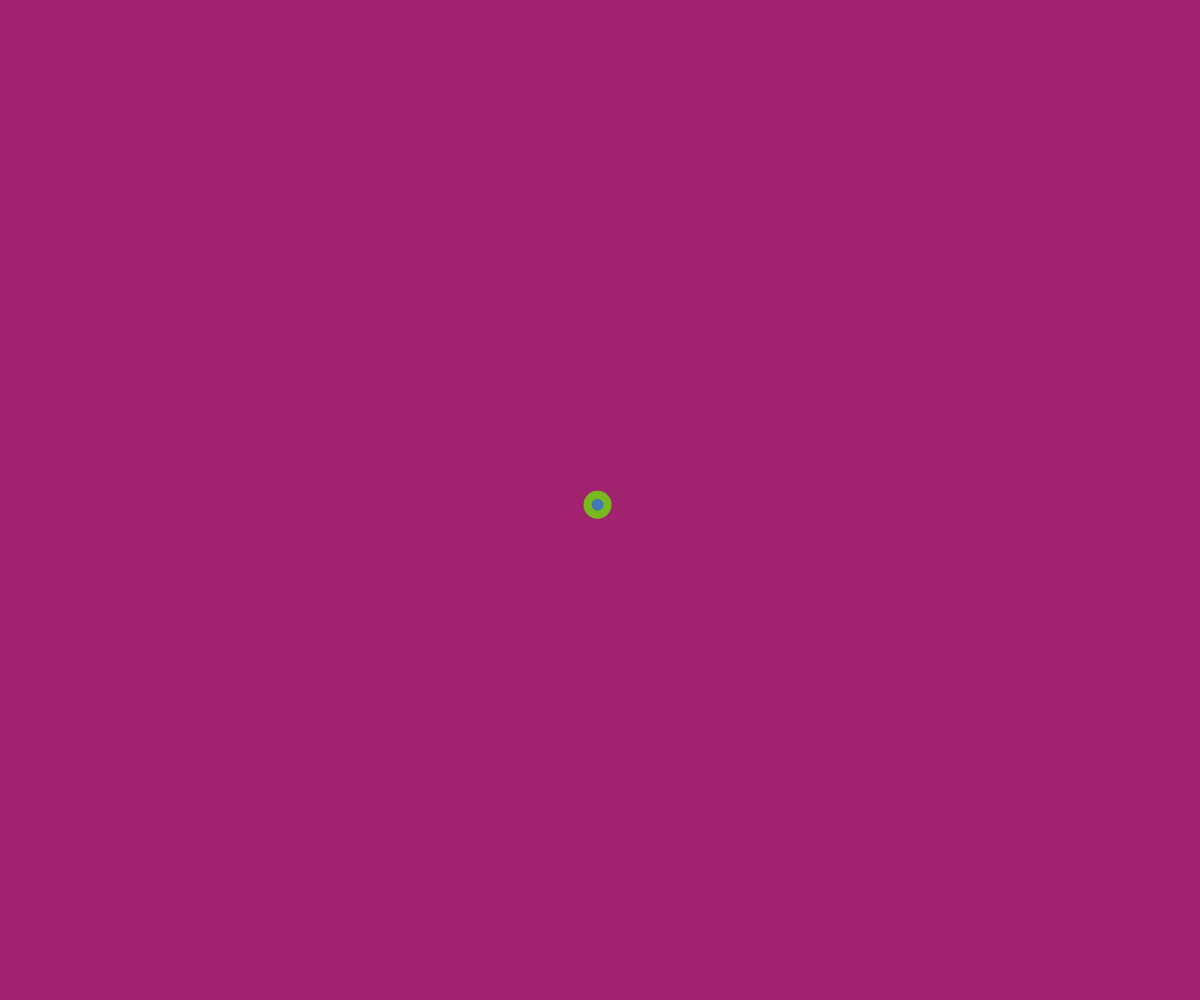
Frame 1 (no input)
Frame 60 (no input): blank canvas, image omitted
Frame 120 (the mouse pressed at the canvas centre since frame 60): blank canvas, image omitted

The p5.js sketch that drew this single still picture (run headless with seeded random() and noise() and a simulated clock; from frame 60 on, the mouse is pressed at the canvas centre):

// p5.js sketch
// ── sketch.js
let bubbles = [];

function setup() {
    createCanvas(windowWidth, windowHeight);
    let b = new Bubble(width/2, height/2, 10);
    bubbles.push(b);
}

function mouseDragged() {
    let r = random(10, 50);
    let b = new Bubble(mouseX, mouseY, r);
    bubbles.push(b);
}

function draw() {
    background( random(125, 175), random(25, 75), random(75, 125) );
    for (let i = 0; i < bubbles.length; i++) {
        bubbles[i].move();
        bubbles[i].show();
    }
}

class Bubble {
    constructor(x, y, r) {
        this.x = x;
        this.y = y;
        this.r = r;
    }

    move() {
        this.x = this.x + random(-8, 8);
        this.y = this.y + random(-8, 8);
    }

    show() {
        stroke(random (117, 127), random(183, 193), random(27, 43));
        strokeWeight(8);
        fill( random(256), random(256), random(256) );
        ellipse(this.x, this.y, this.r * 2);
    }
}
